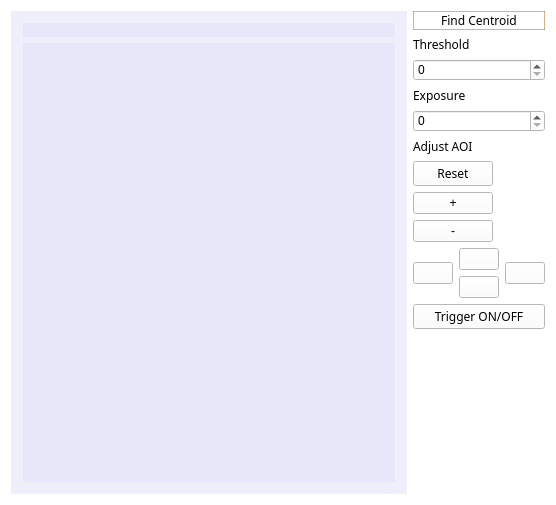
<?xml version="1.0" encoding="UTF-8"?>
<ui version="4.0">
 <class>monitor_cam</class>
 <widget class="QDockWidget" name="monitor_cam">
  <property name="geometry">
   <rect>
    <x>0</x>
    <y>0</y>
    <width>556</width>
    <height>505</height>
   </rect>
  </property>
  <property name="styleSheet">
   <string notr="true">background-color: rgb(255, 255, 255);</string>
  </property>
  <property name="floating">
   <bool>true</bool>
  </property>
  <property name="allowedAreas">
   <set>Qt::NoDockWidgetArea</set>
  </property>
  <property name="windowTitle">
   <string/>
  </property>
  <widget class="QWidget" name="widget">
   <layout class="QGridLayout" name="gridLayout_3">
    <item row="0" column="0" rowspan="3">
     <widget class="QScrollArea" name="scrollArea">
      <property name="styleSheet">
       <string notr="true">background-color: rgba(0, 0, 200, 8);</string>
      </property>
      <property name="widgetResizable">
       <bool>true</bool>
      </property>
      <widget class="QWidget" name="scrollAreaWidgetContents">
       <property name="geometry">
        <rect>
         <x>0</x>
         <y>0</y>
         <width>418</width>
         <height>463</height>
        </rect>
       </property>
       <layout class="QGridLayout" name="gridLayout">
        <item row="1" column="0">
         <widget class="imageviewer" name="imageLabel" native="true">
          <property name="styleSheet">
           <string notr="true"/>
          </property>
         </widget>
        </item>
        <item row="0" column="0">
         <widget class="QLabel" name="streamLabel">
          <property name="sizePolicy">
           <sizepolicy hsizetype="Minimum" vsizetype="Fixed">
            <horstretch>0</horstretch>
            <verstretch>0</verstretch>
           </sizepolicy>
          </property>
          <property name="text">
           <string/>
          </property>
         </widget>
        </item>
       </layout>
      </widget>
     </widget>
    </item>
    <item row="0" column="1">
     <layout class="QVBoxLayout" name="verticalLayout">
      <property name="sizeConstraint">
       <enum>QLayout::SetMinimumSize</enum>
      </property>
      <item>
       <widget class="QPushButton" name="findCentroidButton">
        <property name="sizePolicy">
         <sizepolicy hsizetype="Minimum" vsizetype="Fixed">
          <horstretch>0</horstretch>
          <verstretch>0</verstretch>
         </sizepolicy>
        </property>
        <property name="font">
         <font>
          <family>Source Code Pro</family>
         </font>
        </property>
        <property name="styleSheet">
         <string notr="true">QPushButton{
border-style: solid;
border-color: rgba(200,100,0,130);
border-width: 1px;
}

QPushButton::pressed{
background-color: rgba(200, 100, 0,20);
border-style: inset;


}</string>
        </property>
        <property name="text">
         <string>Find Centroid</string>
        </property>
       </widget>
      </item>
      <item>
       <widget class="QLabel" name="label_2">
        <property name="sizePolicy">
         <sizepolicy hsizetype="Fixed" vsizetype="Fixed">
          <horstretch>0</horstretch>
          <verstretch>0</verstretch>
         </sizepolicy>
        </property>
        <property name="font">
         <font>
          <family>Source Code Pro</family>
         </font>
        </property>
        <property name="text">
         <string>Threshold</string>
        </property>
       </widget>
      </item>
      <item>
       <widget class="QSpinBox" name="thresholdBox">
        <property name="sizePolicy">
         <sizepolicy hsizetype="Minimum" vsizetype="Fixed">
          <horstretch>0</horstretch>
          <verstretch>0</verstretch>
         </sizepolicy>
        </property>
        <property name="maximum">
         <number>255</number>
        </property>
       </widget>
      </item>
      <item>
       <widget class="QLabel" name="label_3">
        <property name="font">
         <font>
          <family>Source Code Pro</family>
         </font>
        </property>
        <property name="text">
         <string>Exposure</string>
        </property>
       </widget>
      </item>
      <item>
       <widget class="QSpinBox" name="exposureBox">
        <property name="sizePolicy">
         <sizepolicy hsizetype="Minimum" vsizetype="Fixed">
          <horstretch>0</horstretch>
          <verstretch>0</verstretch>
         </sizepolicy>
        </property>
       </widget>
      </item>
      <item>
       <widget class="QLabel" name="label">
        <property name="sizePolicy">
         <sizepolicy hsizetype="Fixed" vsizetype="Fixed">
          <horstretch>0</horstretch>
          <verstretch>0</verstretch>
         </sizepolicy>
        </property>
        <property name="font">
         <font>
          <family>Source Code Pro</family>
         </font>
        </property>
        <property name="text">
         <string>Adjust AOI</string>
        </property>
       </widget>
      </item>
      <item>
       <widget class="QPushButton" name="resetButton">
        <property name="sizePolicy">
         <sizepolicy hsizetype="Fixed" vsizetype="Fixed">
          <horstretch>0</horstretch>
          <verstretch>0</verstretch>
         </sizepolicy>
        </property>
        <property name="font">
         <font>
          <family>Source Code Pro</family>
         </font>
        </property>
        <property name="text">
         <string>Reset</string>
        </property>
       </widget>
      </item>
      <item>
       <widget class="QPushButton" name="zoomInButton">
        <property name="sizePolicy">
         <sizepolicy hsizetype="Fixed" vsizetype="Fixed">
          <horstretch>0</horstretch>
          <verstretch>0</verstretch>
         </sizepolicy>
        </property>
        <property name="text">
         <string>+</string>
        </property>
       </widget>
      </item>
      <item>
       <widget class="QPushButton" name="zoomOutButton">
        <property name="sizePolicy">
         <sizepolicy hsizetype="Fixed" vsizetype="Fixed">
          <horstretch>0</horstretch>
          <verstretch>0</verstretch>
         </sizepolicy>
        </property>
        <property name="text">
         <string>-</string>
        </property>
       </widget>
      </item>
      <item>
       <layout class="QGridLayout" name="gridLayout_2">
        <property name="sizeConstraint">
         <enum>QLayout::SetFixedSize</enum>
        </property>
        <item row="0" column="0" rowspan="2">
         <widget class="QPushButton" name="leftButton">
          <property name="sizePolicy">
           <sizepolicy hsizetype="Fixed" vsizetype="Fixed">
            <horstretch>0</horstretch>
            <verstretch>0</verstretch>
           </sizepolicy>
          </property>
          <property name="text">
           <string/>
          </property>
         </widget>
        </item>
        <item row="0" column="1">
         <widget class="QPushButton" name="upButton">
          <property name="sizePolicy">
           <sizepolicy hsizetype="Fixed" vsizetype="Fixed">
            <horstretch>0</horstretch>
            <verstretch>0</verstretch>
           </sizepolicy>
          </property>
          <property name="styleSheet">
           <string notr="true"/>
          </property>
          <property name="text">
           <string/>
          </property>
         </widget>
        </item>
        <item row="0" column="2" rowspan="2">
         <widget class="QPushButton" name="rightButton">
          <property name="sizePolicy">
           <sizepolicy hsizetype="Fixed" vsizetype="Fixed">
            <horstretch>0</horstretch>
            <verstretch>0</verstretch>
           </sizepolicy>
          </property>
          <property name="text">
           <string/>
          </property>
         </widget>
        </item>
        <item row="1" column="1">
         <widget class="QPushButton" name="downButton">
          <property name="sizePolicy">
           <sizepolicy hsizetype="Fixed" vsizetype="Fixed">
            <horstretch>0</horstretch>
            <verstretch>0</verstretch>
           </sizepolicy>
          </property>
          <property name="text">
           <string/>
          </property>
         </widget>
        </item>
       </layout>
      </item>
     </layout>
    </item>
    <item row="2" column="1">
     <spacer name="verticalSpacer">
      <property name="orientation">
       <enum>Qt::Vertical</enum>
      </property>
      <property name="sizeHint" stdset="0">
       <size>
        <width>20</width>
        <height>61</height>
       </size>
      </property>
     </spacer>
    </item>
    <item row="1" column="1">
     <widget class="QPushButton" name="triggerButton">
      <property name="font">
       <font>
        <family>Source Code Pro</family>
       </font>
      </property>
      <property name="text">
       <string>Trigger ON/OFF</string>
      </property>
      <property name="checkable">
       <bool>true</bool>
      </property>
     </widget>
    </item>
   </layout>
  </widget>
 </widget>
 <layoutdefault spacing="6" margin="11"/>
 <customwidgets>
  <customwidget>
   <class>imageviewer</class>
   <extends>QWidget</extends>
   <header>imageviewer.h</header>
   <container>1</container>
  </customwidget>
 </customwidgets>
 <resources/>
 <connections/>
</ui>
